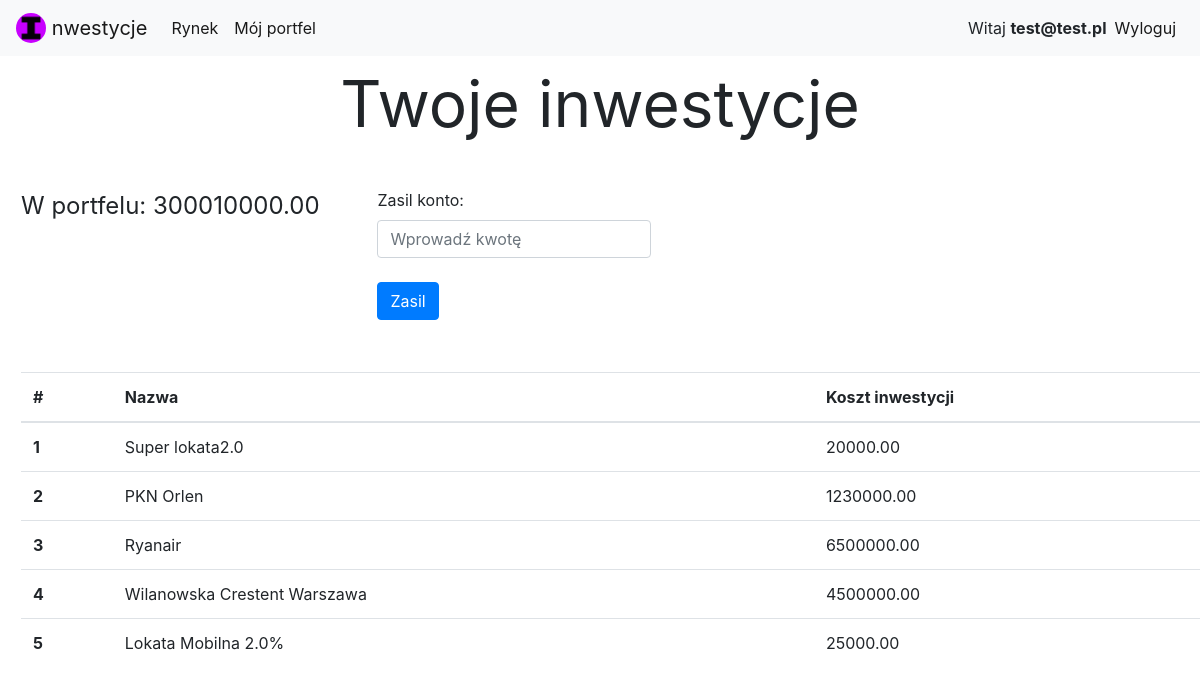
Screenshot of /mojportfel.php (signed in) with the database file from the repository.
### tables this page shows
CREATE TABLE `uzytkownik` (
  `idUzytkownik` int(11) NOT NULL,
  `email` varchar(45) NOT NULL,
  `haslo` varchar(45) NOT NULL,
  `id_roli` int(11) NOT NULL,
  `wiek` int(11) NOT NULL,
  `kwota` double(20,2) DEFAULT NULL,
  `Imie` varchar(45) NOT NULL,
  `Nazwisko` varchar(45) NOT NULL
);

CREATE TABLE `inwestycje` (
  `idInwestycje` int(11) NOT NULL,
  `nazwa` varchar(45) NOT NULL,
  `id_typ` int(11) NOT NULL,
  `koszt_inwestycji` decimal(10,2) NOT NULL,
  `Wykupione` tinyint(1) DEFAULT NULL
);

### mojportfel.php (the view, shortened to what this page needs)
<?php
$conn = mysqli_connect(
    "localhost",
    "root",
    "",
    "mydb"
);
if (!isset($_SESSION['email']))
  {
  $_SESSION['msg'] = "Musisz się zalogować!";
  header('location: logowanie.php');
}
else {
  $mail=$_SESSION['email'];
  $sql = "SELECT inwestycje.nazwa, inwestycje.koszt_inwestycji FROM inwestycje, inwestycjeuzytkownik, uzytkownik
  WHERE inwestycje.idInwestycje=inwestycjeuzytkownik.idInwestycje AND
   uzytkownik.idUzytkownik=inwestycjeuzytkownik.idUzytkownik AND uzytkownik.email='$mail';";
  $result = $conn->query($sql);
  $i=1;
}
?>
<!DOCTYPE html>
<html>
<head>
  <link rel="stylesheet" href="https://stackpath.bootstrapcdn.com/bootstrap/4.4.1/css/bootstrap.min.css">
</head>
<body>
  <nav class="navbar navbar-expand-lg navbar-light bg-light">
    <a class="navbar-brand" href="index.php">
        <img src="favicon.ico" width="30" height="30" class="d-inline-block align-top rounded-circle" alt="">
        nwestycje
      </a>
  <div class="collapse navbar-collapse" id="navbarNav">
    <ul class="navbar-nav">
      <li class="nav-item active">
        <a class="nav-link" href="rynek.php">Rynek</a>
      </li>
      <li class="nav-item active">
        <a class="nav-link" href="mojportfel.php">Mój portfel</a>
      </li>
      </ul>
    <ul class="navbar-nav ml-auto">
      <li class="nav-item active mt-2">
        <?php  if (isset($_SESSION['email'])) : ?>
			Witaj <strong><?php echo $_SESSION['email']; ?></strong>
          </li>
        <li class="nav-item active">
			<a class="nav-link" href="index.php?logout='1'">Wyloguj</a>
        </li>
          <?php endif ?>
    </ul>
  </div>
</nav>
    <div class="col-lr-6 div-center" style="text-align: center; font-size: 4rem">
    Twoje inwestycje
  </div>
  <div class="row" style="padding: 3%;">
    <div class="col-lr-6" style="font-size: 1.5rem; margin: 0 5% 0 0;">
      <label>W portfelu: </label>
      <?php
        $sqlpk="SELECT kwota FROM uzytkownik WHERE email='$mail';";
        $sqlpkodp = $conn->query($sqlpk);
        if($row = $sqlpkodp->fetch_assoc()) {
        echo $row['kwota']."<br>";
      }
       ?>
    </div>
  <div class="col-lr-6">
    <form method="post" action="mojportfel.php">
      <div class="form-group">
        <label>Zasil konto:</label>
        <input type="text" class="form-control" name="kwotazasilenia" placeholder="Wprowadź kwotę"></br>
        <button type="submit" class="btn btn-primary" name="zasil">Zasil</button>
      </div>
    </form>
  </div>
</div>
<div class="row" style="padding: 0 0 0 3%;">
  <table class="table col-lr-6">
  <thead>
    <tr>
      <th scope="col">#</th>
      <th scope="col">Nazwa</th>
      <th scope="col">Koszt inwestycji</th>
    </tr>
  </thead>
  <tbody>
<?php  while($row = $result->fetch_assoc()) {
            echo "<tr><th>".$i."</th><td>".$row['nazwa']."</td><td>" . $row['koszt_inwestycji'] ."</td></tr>";
            $i++;
        }  ?>
      </tbody>
   </table>
 </div>
</body>
</html>

### rows the page displays
uzytkownik: kwota "300010000.00"
inwestycje: nazwa "Super lokata2.0", koszt_inwestycji "20000.00"
inwestycje: nazwa "PKN Orlen", koszt_inwestycji "1230000.00"
inwestycje: nazwa "Ryanair", koszt_inwestycji "6500000.00"
inwestycje: nazwa "Wilanowska Crestent Warszawa", koszt_inwestycji "4500000.00"
inwestycje: nazwa "Lokata Mobilna 2.0%", koszt_inwestycji "25000.00"

### other values shown
$_SESSION['email'] "test@test.pl"
